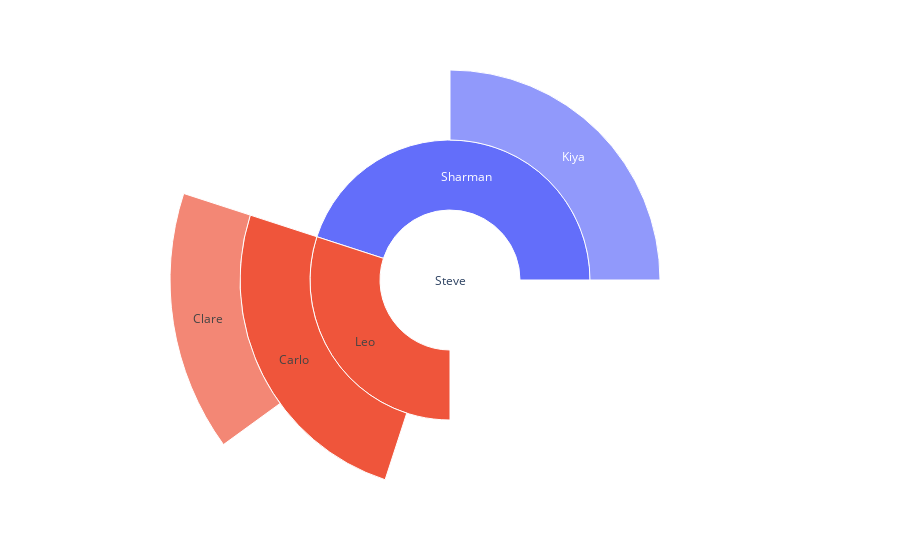

This figure's notebook cell:
### Markdown cell above
### 4) Sunburst chart 
Skorzystaj z biblioteki plotly.graph_objects, aby stworzyć wizualizację Sunburst chart, która przedstawia wyniki egzaminów dla uczniów w grupach, przypisanych do nauczycieli.

- Zaimportuj bibliotekę plotly.graph_objects i nadaj jej alias "go".
- Utwórz listę uczniów ("stud"), listę nauczycieli ("teacher") i listę wyników egzaminów ("marks").
- Stwórz obiekt Sunburst, korzystając z funkcji go.Sunburst() z argumentami "labels", "parents" i "values", które są odpowiednio przypisane do list "stud", "teacher" i "marks". Przypisz obiekt Sunburst do zmiennej "fig".
- Zaktualizuj układ wykresu, aby usunąć marginesy przy użyciu funkcji fig.update_layout() i argumentu "margin" z wartościami t, l, r i b, które reprezentują marginesy od góry, lewej, prawej i dolnej strony wykresu.
- Wyświetl wykres, używając funkcji fig.show().

### Code cell
# sunburst chatrt
stud = ["Steve","Leo","Carlo","Clare","Sharman","Kiya"]
teacher = ["","Steve","Leo","Carlo","Steve","Sharman"]
marks = [5,1,2,3,4,5]
fig3 = go.Figure(go.Sunburst(labels = stud,parents = teacher,values = marks,))
fig3.update_layout(margin = dict(t = 0, l = 0, r = 0, b = 0))
fig3.show()

### Figure 1 — Plotly figure (JSON) as saved in the notebook; plotly's stock layout.template omitted (floating-point values rounded to 4 significant figures)
{"data": [{"labels": ["Steve", "Leo", "Carlo", "Clare", "Sharman", "Kiya"], "parents": ["", "Steve", "Leo", "Carlo", "Steve", "Sharman"], "type": "sunburst", "values": [5, 1, 2, 3, 4, 5]}], "layout": {"margin": {"b": 0, "l": 0, "r": 0, "t": 0}}}
